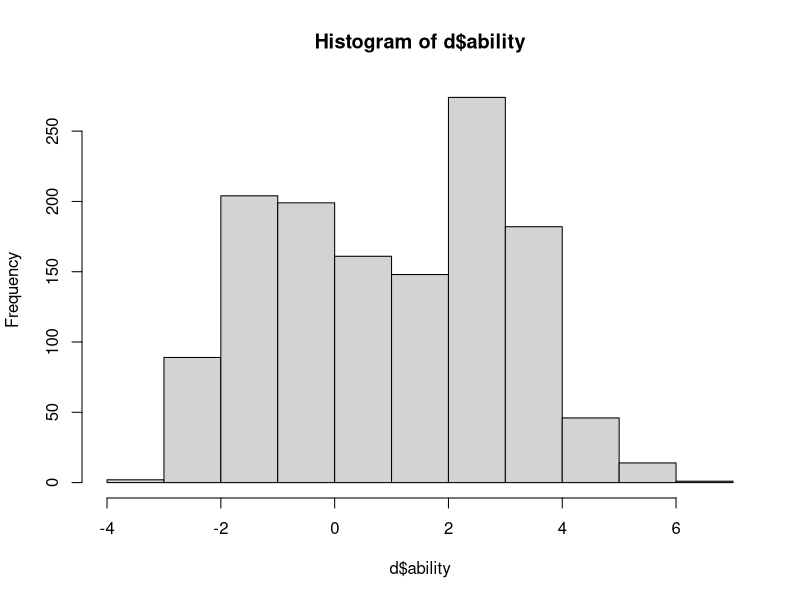

Write the R code that produced this figure.
## ---- chunk 1
knitr::opts_chunk$set(echo = TRUE)
## ---- chunk 2
library( scales )
## ---- chunk 3
#High SES
HS0 <- -.11 + rnorm( n=28, mean=2.344, sd=1.161 )
HS0 <- rescale(HS0, c(-1.271, 1.051))

HS1 <- HS0 + (.39-(-.11)) + rnorm( 28, 2.344, 1.153 )
HS1 <- rescale(HS1, c(-0.763,1.543))

HS2 <- HS1 + (2.28-0.39) + rnorm( 28, 2.344, 1.169)
HS2 <- rescale(HS2, c(1.111, 3.449))

HS3 <- HS2 + (4.27-2.28)  + rnorm( 28, 2.344, 1.263 ) 
HS3 <- rescale(HS3, c(3.007, 5.533))

HS4 <- HS3 + (4.89-4.27) + rnorm(28, 2.344, 1.164)
HS4 <- rescale(HS4, c(3.726, 6.054))

#T4
T40 <- -1.82 + rnorm( n=50, mean=1.44, sd=1.161 )
T40 <- rescale(T40, c(-2.981, -0.659))

T41 <- T40 + (.21-(-1.82)) + rnorm( 50, 1.44, 1.153 )
T41 <- rescale(T41, c(-0.943, 1.363))

T42 <- T41 + (1.80-0.21) + rnorm( 50, 1.44, 1.169)
T42 <- rescale(T42, c(.631, 2.969))

T43 <- T42 + (3.35-1.80)  + rnorm( 50, 1.44, 1.263 ) 
T43 <- rescale(T43, c(2.087, 4.613))

T44 <- T43 + (3.66-3.35) + rnorm(50, 1.44, 1.164)
T44 <- rescale(T44, c(2.496, 4.824))

#T3
T30 <- -1.72 + rnorm( n=47, mean=1.054, sd=1.161 )
T30 <- rescale(T30, c(-2.881, -0.559))

T31 <- T30 + (-1.06-(-1.72)) + rnorm( 47, 1.054, 1.153 )
T31 <- rescale(T31, c(-2.213, 0.093))

T32 <- T31 + (1.64-(-1.06)) + rnorm( 47, 1.054, 1.169)
T32 <- rescale(T32, c(.471, 2.809))

T33 <- T32 + (3.06-1.64)  + rnorm( 47, 1.054, 1.263 ) 
T33 <- rescale(T33, c(1.797,4.323))

T34 <- T33 + (3.35-3.06) + rnorm(47, 1.054, 1.164)
T34 <- rescale(T34, c(2.186, 4.514))

#T2
T20 <- -1.94 + rnorm( n=49, mean=0.58, sd=1.161 )
T20 <- rescale(T20, c(-3.101, -0.779))

T21 <- T20 + (-1.22-(-1.94)) + rnorm( 49, 0.58, 1.153 )
T21 <- rescale(T21, c(-2.373, -0.067))

T22 <- T21 + (.30-(-1.22)) + rnorm( 49, 0.58, 1.169)
T22 <- rescale(T22, c(-0.869, 1.469))

T23 <- T22 + (2.61-.30)  + rnorm( 49, 0.58, 1.263 ) 
T23 <- rescale(T23, c(1.347, 3.873))

T24 <- T23 + (3.15-2.61) + rnorm(49, 0.58, 1.164)
T24 <- rescale(T24, c(1.986, 4.314))

#T1
T10 <- -1.83 + rnorm( n=90, mean=0.438, sd=1.161 )
T10 <- rescale(T10, c(-2.991, -0.669))

T11 <- T10 + (-1.11-(-1.83)) + rnorm( 90, 0.438, 1.153 )
T11 <- rescale(T11, c(-2.263, 0.043))

T12 <- T11 + (0.33-(-1.11)) + rnorm( 90, 0.438, 1.169)
T12 <- rescale(T12, c(-0.839, 1.499))

T13 <- T12 + (2.07-.33)  + rnorm( 90, 0.438, 1.263 ) 
T13 <- rescale(T13, c(.807, 3.333))

T14 <- T13 + (2.73-2.07) + rnorm(90, 0.438, 1.164)
T14 <- rescale(T14, c(1.566, 3.894))

# check correlations
cor( data.frame( HS0, HS1, HS2, HS3, HS4 ) )
cor( data.frame( T40, T41, T42, T43, T44 ) )
cor( data.frame( T30, T31, T32, T33, T34 ) )
cor( data.frame( T20, T21, T22, T23, T24 ) )
cor( data.frame( T10, T11, T12, T13, T14 ) )

ability.hs <- c( HS0, HS1, HS2, HS3, HS4 )
ability.t4 <- c( T40, T41, T42, T43, T44 )
ability.t3 <- c( T30, T31, T32, T33, T34 )
ability.t2 <- c( T20, T21, T22, T23, T24 )
ability.t1 <- c( T10, T11, T12, T13, T14 )

# Then create a set of group vectors, in this case 3 groups and 4 time periods.

high.ses <- rep( "high.ses", 140 )
study.period.hs <- rep( c("time0","time1","time2","time3", "time4"), each=28 )

t4 <- rep("time4", 250)
study.period.t4 <- rep( c("time0","time1","time2","time3", "time4"), each=50)

t3 <- rep("time3", 235)
study.period.t3 <- rep( c("time0","time1","time2","time3", "time4"), each=47 )

t2 <- rep("time2", 245)
study.period.t2 <- rep( c("time0","time1","time2","time3", "time4"), each=49 )

t1 <- rep("time1", 450)
study.period.t1 <- rep( c("time0","time1","time2","time3", "time4"), each=90 )


d1 <- data.frame(  ability=ability.hs, study.group=high.ses, study.period=study.period.hs )
d2 <- data.frame(  ability=ability.t4, study.group=t4,       study.period=study.period.t4 )
d3 <- data.frame(  ability=ability.t3, study.group=t3,       study.period=study.period.t3 )
d4 <- data.frame(  ability=ability.t2, study.group=t2,       study.period=study.period.t2 )
d5 <- data.frame(  ability=ability.t1, study.group=t1,       study.period=study.period.t1 )

# with all three groups 
d <- rbind( d1, d2, d3, d4, d5 )

# create dummies for all categories: 
d$hs.dummy <- as.numeric( d$study.group == "high.ses" )
d$t4.dummy <- as.numeric( d$study.group == "t4")
d$t3.dummy <- as.numeric( d$study.group == "t3")
d$t2.dummy <- as.numeric( d$study.group == "t2")
d$t1.dummy <- as.numeric( d$study.group == "t1")
d$time0.dummy <- as.numeric( d$study.period == "time0" )
d$time1.dummy <- as.numeric( d$study.period == "time1" )
d$time2.dummy <- as.numeric( d$study.period == "time2" )
d$time3.dummy <- as.numeric( d$study.period == "time3" )
d$time4.dummy <- as.numeric( d$study.period == "time4" )

head(d)



# need to rescale the ability variable so it is between 2 and 5
## ---- chunk 4
options(scipen = 999)

hist( d$ability )



m1 <- lm( ability ~ hs.dummy + hs.dummy*time4.dummy, data=d )
summary( m1 )


d2 <- dplyr::filter( d, study.group %in% c("high.ses","time4") & study.period %in% c("time0","time1") )

d2$treat.dummy <- as.numeric( d2$study.group == "time4" )
d2$post.dummy <- as.numeric( d2$study.period == "time1" )
d2$treat.post.dummy <- d2$treat.dummy * d2$post.dummy


m2 <- lm( ability ~ treat.dummy + post.dummy + treat.post.dummy, data=d2 )
summary( m2 )


these.hs.t0 <- d2$study.group == "high.ses" & d2$study.period == "time0" 
mean( d2$ability[ these.hs.t0 ] )


